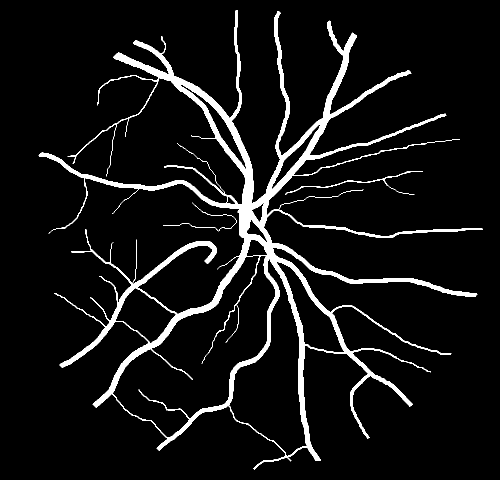
#> input picture sample/vessel1.png, 999 x 960 px (shown at 1/2 size)
$ jupyter execute Untitled2.ipynb
#> lines starting #> are read from the running program, lines starting #| are printed output that depends on the picture; after the words box and inside, x2 and y2 are one past the last pixel; in counts of white or black regions, pixels touching at a corner belong together
[cell 1]
import cv2
import numpy as np
import matplotlib
from matplotlib.pyplot import imshow
from matplotlib import pyplot as plt

# [58 lines left out: functions image_resize, reshape_for_landmarks, potential_landmarks, not called in this run]


def detectHarrisCV(img):
#         gray = cv2.cvtColor(img,cv2.COLOR_BGR2GRAY)

        harris_cv = cv2.goodFeaturesToTrack(img, **harris_params)

#         for c in harris_cv:
#             cv2.circle(img, (int(c[0,0]), int(c[0,1])), 8, (0,0,255))

        return harris_cv

def skeletonize(gray):
    size = np.size(gray)
    skel = np.zeros(gray.shape,np.uint8)

    ret,img = cv2.threshold(gray,127,255,0)
    element = cv2.getStructuringElement(cv2.MORPH_CROSS,(3,3))
    done = False
    print("start while")
    while( not done):

        eroded = cv2.erode(img,element)
        temp = cv2.dilate(eroded,element)
        temp = cv2.subtract(img,temp)
        skel = cv2.bitwise_or(skel,temp)
        img = eroded.copy()


        zeros = size - cv2.countNonZero(img)
        if zeros==size:
            done = True
    print("end while")
    return skel

def detectLines(img):
     # Line Detection
        rho = 1  # distance resolution in pixels of the Hough grid
        theta = np.pi / 180  # angular resolution in radians of the Hough grid
        threshold = 50  # minimum number of votes (intersections in Hough grid cell)
        min_line_length = 50  # minimum number of pixels making up a line
        max_line_gap = 15  # maximum gap in pixels between connectable line segments
        line_image = np.copy(img) * 0  # creating a blank to draw lines on
        edges = cv2.Canny(img,50,250,apertureSize = 3)
        # Run Hough on edge detected image
        # Output "lines" is an array containing endpoints of detected line segments
        lines = cv2.HoughLinesP(edges, cv2.HOUGH_PROBABILISTIC, theta, threshold, np.array([]),
                            min_line_length, max_line_gap)
        for line in lines:
            for x1,y1,x2,y2 in line:
                cv2.line(line_image,(x1,y1),(x2,y2),(0,0,255),5)
    # Draw the lines on the  image
        lines_edges = cv2.addWeighted(img, 0.8, line_image, 1, 0)

#         minLineLength = 30
#         maxLineGap = 5
#         lines = cv2.HoughLinesP(edges,cv2.HOUGH_PROBABILISTIC, np.pi/180, 30, minLineLength,maxLineGap)
        return lines_edges


harris_params = dict(maxCorners = 500,
                     qualityLevel = 0.03,
                     minDistance = 11,
                     blockSize = 11,
                     useHarrisDetector = True)


img = cv2.imread('sample/vessel1.png')
#> img is the input picture: shape (960, 999, 3); 7% white; 4 white regions, box (x1, y1, x2, y2) and area: (77, 21, 965, 939) 65977, (570, 342, 846, 390) 648, (384, 405, 474, 462) 142, (326, 446, 437, 463) 118

# convert image to grayscale
# small = cv2.resize(img, (0,0), fx=0.3, fy=0.3)
#small = image_resize(img, height = 1080)
gray = cv2.cvtColor(img, cv2.COLOR_BGR2GRAY)
thresh = cv2.threshold(gray, 120, 255, cv2.THRESH_BINARY)[1]
kernel = cv2.getStructuringElement(cv2.MORPH_ELLIPSE, (3,3))
opening = cv2.morphologyEx(thresh, cv2.MORPH_OPEN, kernel, iterations=1)
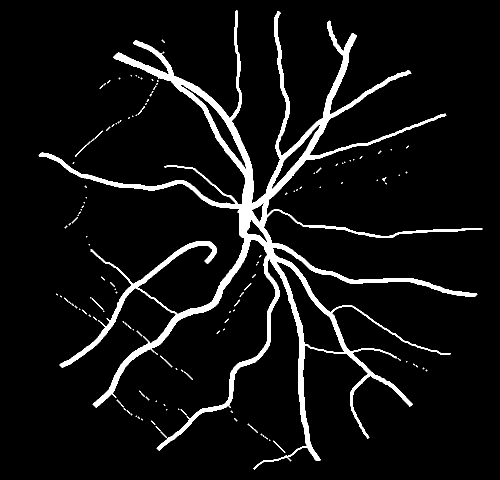
#> opening: shape (960, 999) (shown at 1/2 size); 6.6% white; 152 white regions (117 under 20 px)

cnts = cv2.findContours(opening, cv2.RETR_EXTERNAL, cv2.CHAIN_APPROX_SIMPLE)
#> cnts = 152 contours, 139 with area under 20; largest, box (x1, y1, x2, y2) and area: (77, 21, 965, 939) 68114, (546, 881, 571, 906) 46, (150, 289, 174, 314) 46, (183, 596, 207, 620) 44, (328, 718, 345, 735) 30
cnts = cnts[0] if len(cnts) == 2 else cnts[1]
for c in cnts:
    area = cv2.contourArea(c)
    if area < 100:
        cv2.drawContours(opening, [c], -1, (0,0,0), -1)
#> this loop made 152 passes
#> (c, area) on passes 1, 7, 20: ([[547, 881], [546, 882], [569, 905], [570, 904]], 46), ([[322, 863], [321, 864], [332, 875], [333, 874]], 22), ([[362, 818], [361, 819], [372, 830], [373, 829]], 22)
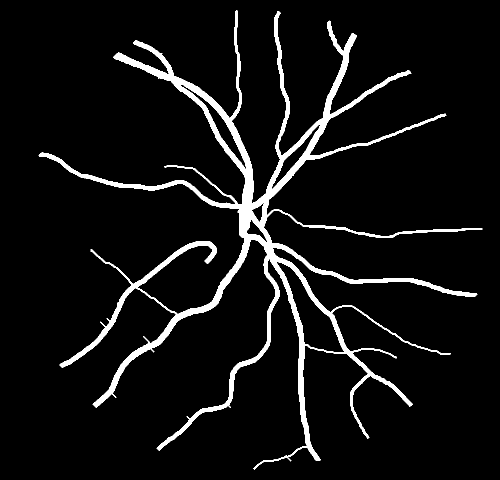
#> opening: shape (960, 999) (shown at 1/2 size); 6.3% white; 1 white region, box (x1, y1, x2, y2) and area: (77, 21, 965, 939) 60800

#small=opening
#gray = cv2.cvtColor(small, cv2.COLOR_BGR2GRAY)
# gray = np.float32(gray)
img_black_corner=np.copy(opening)

skel = skeletonize(opening)
#> in skeletonize, `size = np.size(gray)`: size = 959040
#> in skeletonize, `element = cv2.getStructuringElement(cv2.MORPH_CROSS,(3,3))`: element = [[0, 1, 0], [1, 1, 1], [0, 1, 0]]
#> the loop in skeletonize, `while( not done): ` made 16 passes
#> zeros on passes 1 to 12: 911470, 924162, 934727, 943929, 950858, 955002, 957184, 958159, 958546, 958764, 958863, 958920
#> pass 1, in skeletonize, `eroded = cv2.erode(img,element)`:
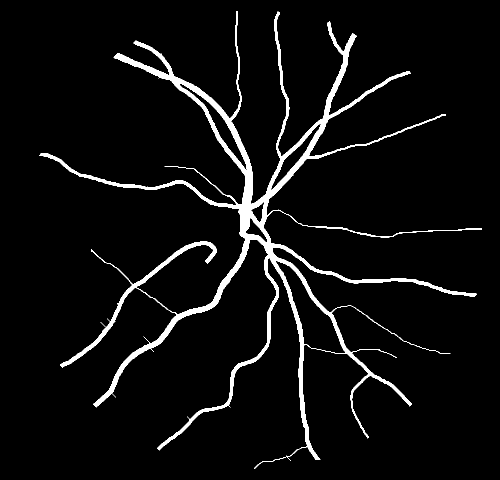
#> eroded: shape (960, 999) (shown at 1/2 size); 5% white; 3 white regions (1 under 20 px), largest, box (x1, y1, x2, y2) and area: (78, 22, 964, 938) 47259, (696, 611, 901, 708) 302
#> pass 2, in skeletonize, `eroded = cv2.erode(img,element)`:
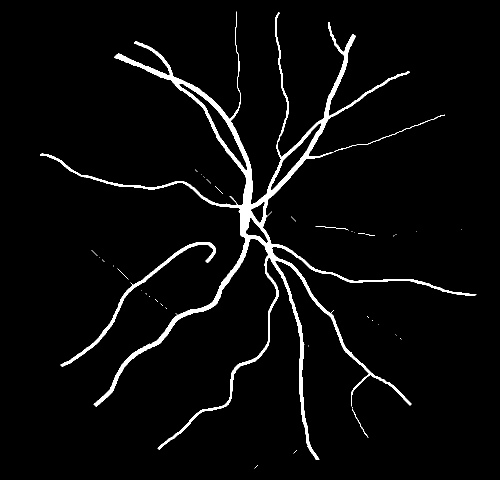
#> eroded: shape (960, 999) (shown at 1/2 size); 3.6% white; 40 white regions (33 under 20 px), largest, box (x1, y1, x2, y2) and area: (80, 23, 953, 919) 31514, (121, 484, 432, 734) 2703, (668, 229, 890, 304) 307
#> pass 2, in skeletonize, `temp = cv2.dilate(eroded,element)`:
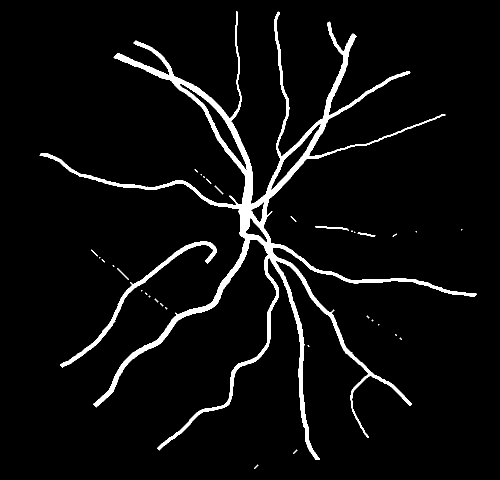
#> temp: shape (960, 999) (shown at 1/2 size); 4.8% white; 34 white regions (21 under 20 px), largest, box (x1, y1, x2, y2) and area: (79, 22, 954, 920) 41820, (120, 483, 433, 735) 3467, (630, 452, 698, 462) 204
#> after the loop in skeletonize, `while( not done):`:
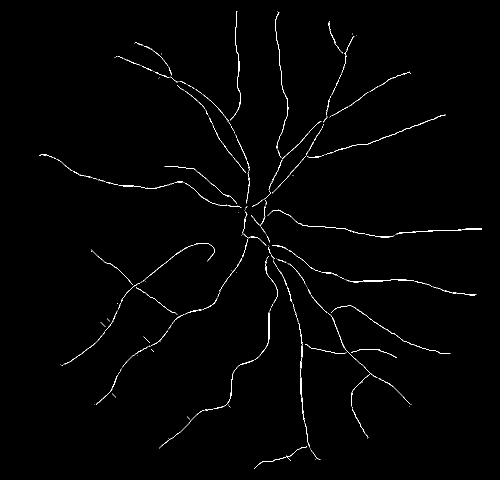
#> skel: shape (960, 999) (shown at 1/2 size); 0.93% white in thin lines or dots, all inside (x1, y1, x2, y2) = (78, 22, 964, 938)
lines_edges = detectLines(opening)
#> in detectLines, `edges = cv2.Canny(img,50,250,apertureSize = 3)`:
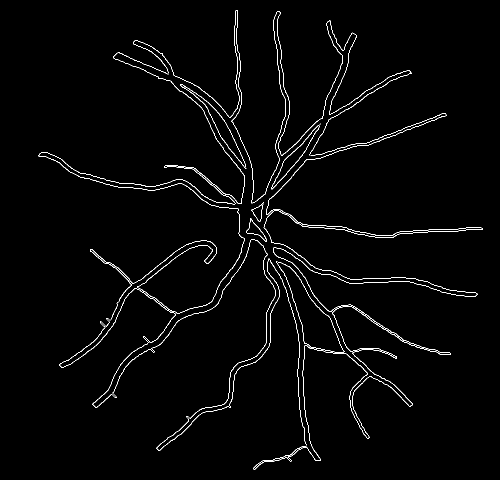
#> edges: shape (960, 999) (shown at 1/2 size); 1.7% white in thin lines or dots, all inside (x1, y1, x2, y2) = (77, 20, 965, 939)
#> in detectLines, `lines = cv2.HoughLinesP(edges, cv2.HOUGH_PROBABILISTIC, theta, thresho..`: lines = 77 rows, first 6: [718, 291, 887, 227], [441, 273, 490, 336], [547, 375, 608, 305], [296, 548, 354, 500], [554, 385, 612, 319], [431, 276, 486, 347]
#> the loop in detectLines, `for line in lines:` made 77 passes
#> line on passes 1 to 12: [[718, 291, 887, 227]], [[441, 273, 490, 336]], [[547, 375, 608, 305]], [[296, 548, 354, 500]], [[554, 385, 612, 319]], [[431, 276, 486, 347]], [[402, 193, 440, 271]], [[607, 327, 647, 263]], [[307, 594, 364, 637]], [[789, 467, 896, 462]], [[389, 336, 471, 407]], [[603, 273, 661, 215]]


harris_cv = detectHarrisCV(opening)
#> in detectHarrisCV, `harris_cv = cv2.goodFeaturesToTrack(img, **harris_params)`: harris_cv = 197 rows, first 8: [576, 914], [613, 692], [210, 653], [456, 810], [304, 699], [218, 641], [610, 891], [224, 788]
for c in harris_cv:
            cv2.circle(opening, (int(c[0,0]), int(c[0,1])), 8, (0,0,255))
#> this loop made 197 passes
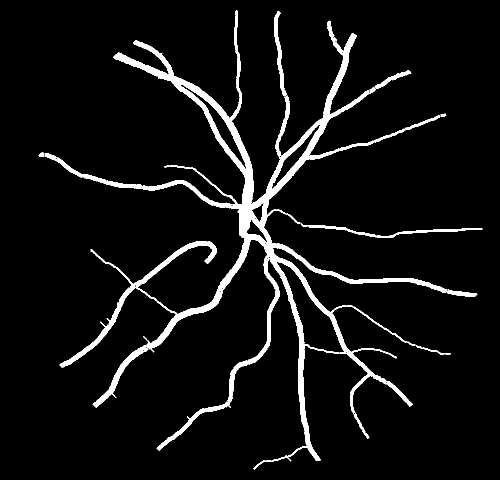
#> opening: shape (960, 999) (shown at 1/2 size); 6% white; 14 white regions (1 under 20 px), largest, box (x1, y1, x2, y2) and area: (77, 21, 895, 939) 50624, (313, 724, 484, 902) 2005, (602, 447, 965, 476) 1520

harris_cv = np.int0(harris_cv)


#cv2.putText(img,"Tracks Detected", (500,250), font, 0.5, 255)

# Show result


# print(small.shape)

# print(img_black_corner.shape)

for i in harris_cv:
    x,y = i.ravel()
    #print(x)
    img_black_corner[y][x] = 0
#> this loop made 197 passes
#> img_black_corner: shape (960, 999); 6.3% white; 1 white region, box (x1, y1, x2, y2) and area: (77, 21, 965, 939) 60672
# [7 lines of commented-out code are left out]
cv2.imshow('thresh', thresh)
cv2.imshow('opening', opening)
print(opening)
#> (printed output is left out)

cv2.waitKey(0)
cv2.destroyAllWindows()

$ run again, with sample/01_h.tif saved as sample/vessel1.png
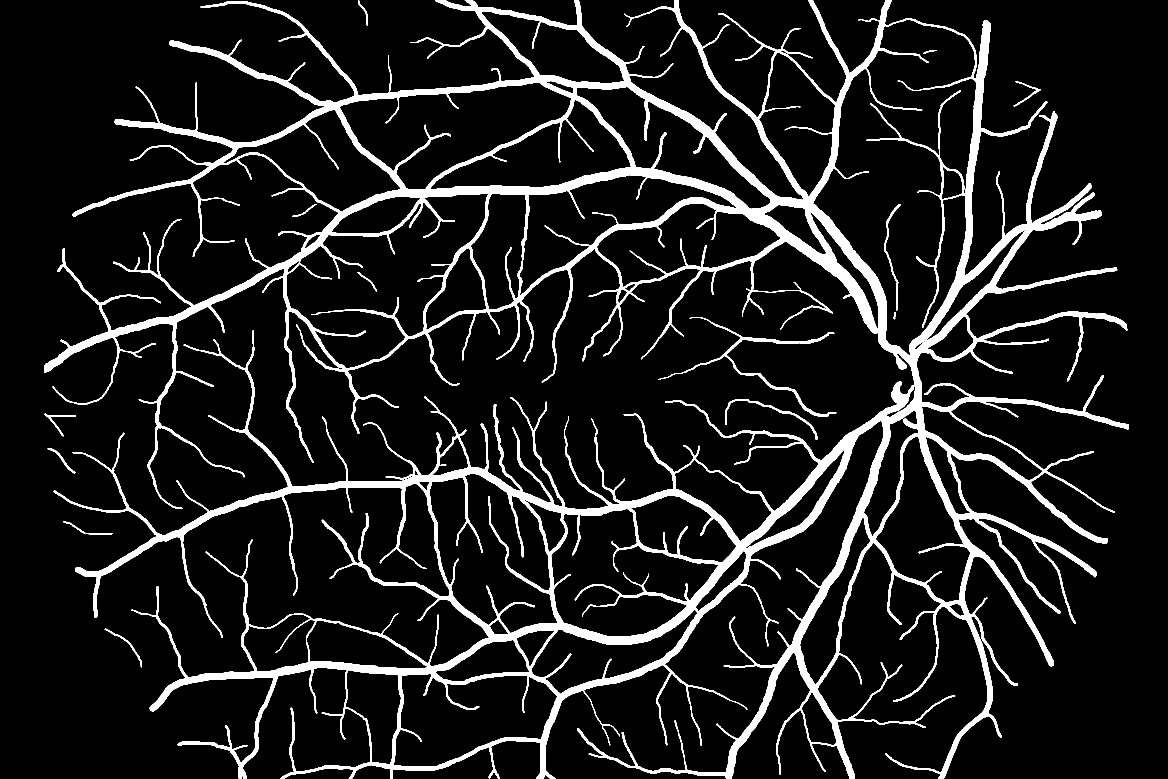
#> input picture sample/01_h.tif, 3504 x 2336 px (shown at 1/3 size)
#> img is the input picture: shape (2336, 3504, 3); 10.2% white; 14 white regions, largest, box (x1, y1, x2, y2) and area: (133, 0, 3386, 2336) 818953, (1975, 952, 2509, 1251) 6937, (2175, 1197, 2452, 1320) 1921
#> cnts = 48 contours, 25 with area under 20; largest, box (x1, y1, x2, y2) and area: (133, 0, 3386, 2336) 2675050, (2044, 953, 2509, 1251) 5719, (2175, 1197, 2452, 1320) 1564, (2341, 846, 2499, 989) 974, (134, 1240, 227, 1309) 580
#> the loop `for c in cnts:` made 48 passes
#> area on passes 3, 4, 5, 6, 8, 9, 10, 12: 30, 22.5, 73, 59, 39.5, 26, 564, 63
#> size = 8185344
#> element = [[0, 1, 0], [1, 1, 1], [0, 1, 0]]
#> the loop in skeletonize, `while( not done): ` made 28 passes
#> zeros on passes 1 to 8: 7497661, 7638318, 7752108, 7837991, 7906092, 7962096, 8009843, 8052138
#> in detectLines, `edges = cv2.Canny(img,50,250,apertureSize = 3)`:
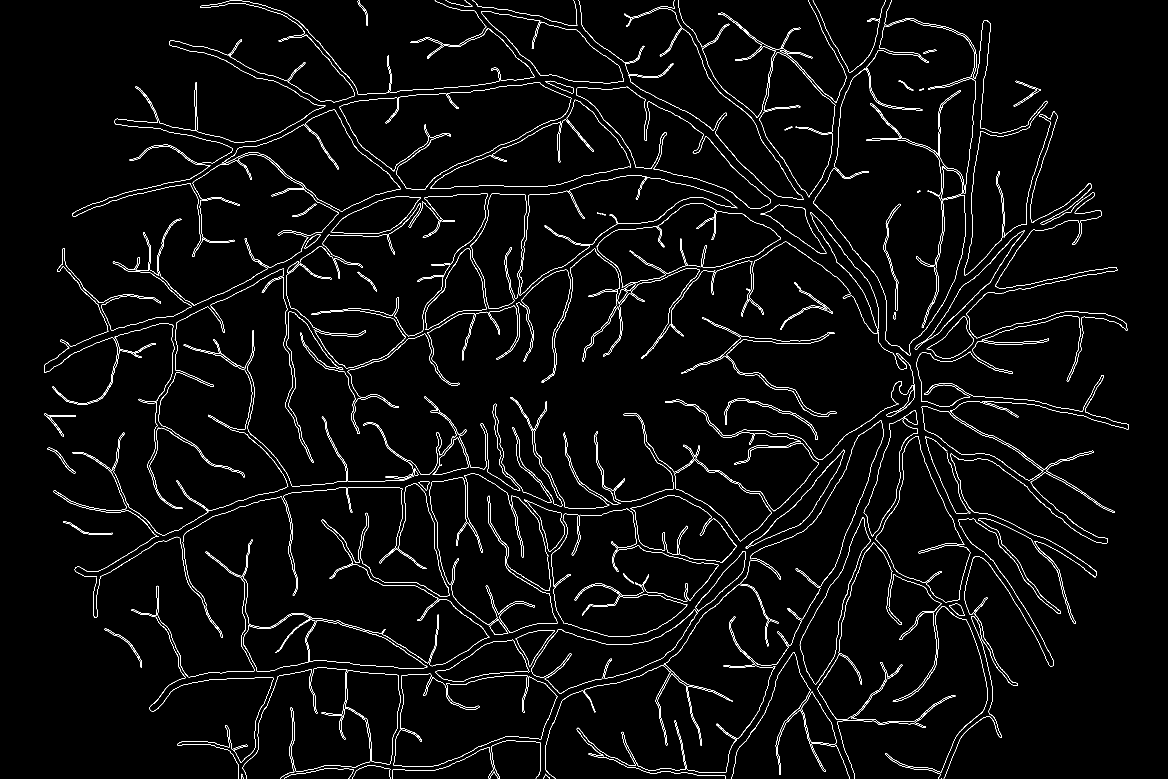
#> edges: shape (2336, 3504) (shown at 1/3 size); 2% white in thin lines or dots
#> lines = 713 rows, first 6: [2918, 400, 2919, 329], [1294, 283, 1373, 277], [2359, 725, 2449, 788], [1010, 1445, 1133, 1443], [2993, 1567, 3078, 1608], [2336, 1524, 2414, 1446]
#> the loop in detectLines, `for line in lines:` made 713 passes
#> lines_edges: shape (2336, 3504); values 0 (black) and 204 (white), 10.2% white; 29 white regions (7 under 20 px), largest, box (x1, y1, x2, y2) and area: (133, 0, 3386, 2336) 814853, (2044, 953, 2509, 1251) 6676, (2175, 1197, 2452, 1320) 1919
#> in detectHarrisCV, `harris_cv = cv2.goodFeaturesToTrack(img, **harris_params)`: harris_cv = 500 rows, first 8: [2142, 657], [1036, 2121], [1893, 56], [2346, 147], [2891, 581], [2434, 2231], [897, 788], [357, 1051]
#> the loop `for c in harris_cv:` made 500 passes
#> after the loop `for c in harris_cv:`:
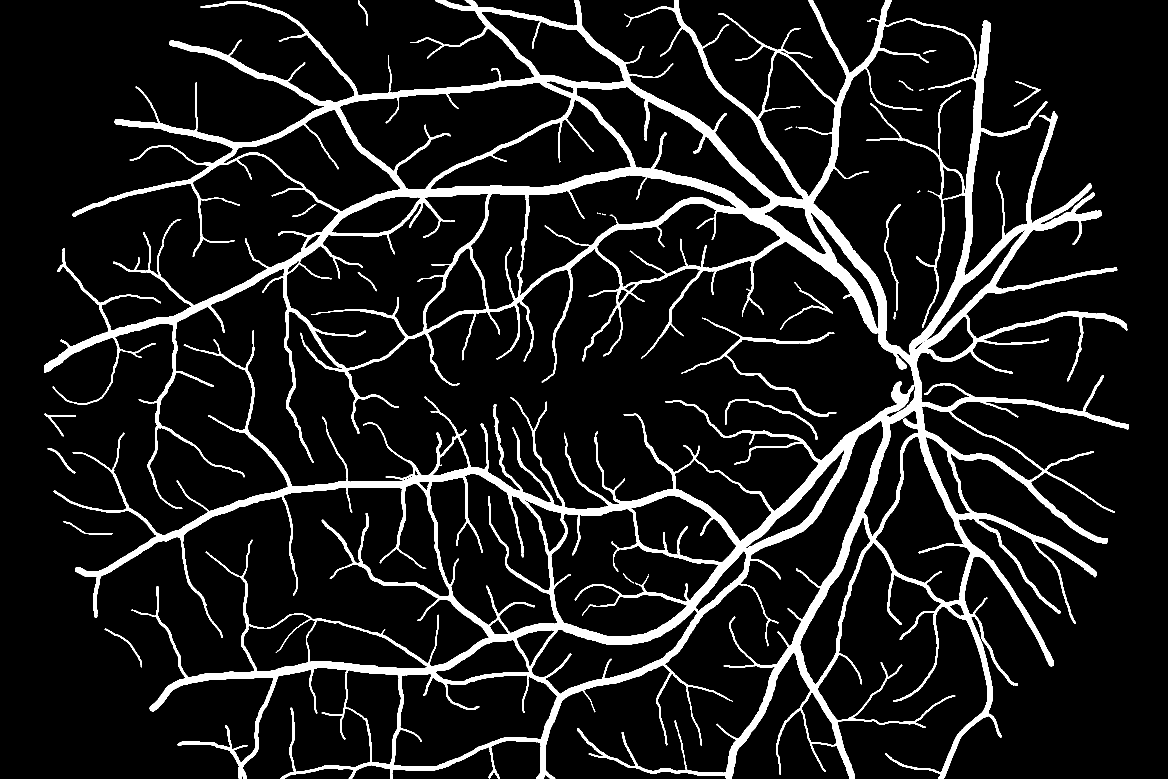
#> opening: shape (2336, 3504) (shown at 1/3 size); 10% white; 43 white regions (7 under 20 px), largest, box (x1, y1, x2, y2) and area: (133, 0, 3386, 2336) 801336, (2044, 953, 2509, 1251) 6608, (2175, 1197, 2452, 1320) 1905
#> the loop `for i in harris_cv:` made 500 passes
#> (printed output is left out)
